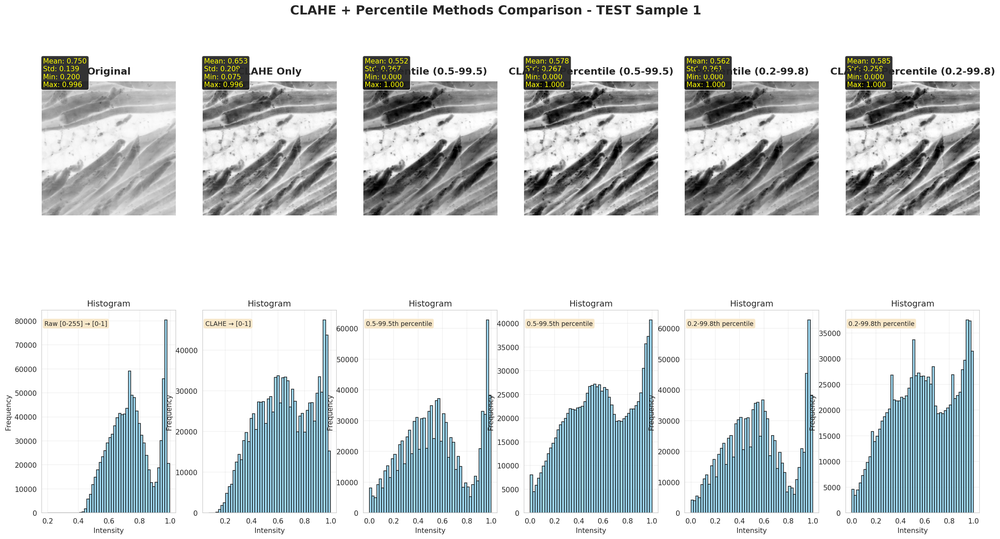
#> input picture pre-post-processing_tools/analysis/contrast_and_normalization_analysis/test_sample1_clahe_percentile_comparison.png, 1000 x 539 px, shrunk from 2975 x 1604 before the run
$ python -i adaptive_clahe_function.py   (imports and definitions only)   (older library calls are emulated)
#> lines starting #> are read from the running program, lines starting #| are printed output that depends on the picture
#> further down, picture is the input picture: shape (539, 1000, 3); mean B, G, R 219, 218.1, 213.7
import numpy as np
import cv2


def adaptive_clahe_normalization(img):
    """
    Adaptive CLAHE normalization based on image quality analysis
    Cutoffs determined from preprocessing analysis of 6 sample images
    """
    # Calculate image quality metrics
    mean_intensity = np.mean(img)
#> mean_intensity = 216.9
    std_intensity = np.std(img)
#> std_intensity = 62.68
    contrast_ratio = std_intensity / (mean_intensity + 1e-6)
#> contrast_ratio = 0.289

    sharpness = cv2.Laplacian(img, cv2.CV_64F).var()
#> sharpness = 6295.3

    # Determine preprocessing strategy
    if contrast_ratio < 0.183:
        # Poor quality - needs aggressive CLAHE
        print(f"Poor quality image (contrast_ratio={contrast_ratio:.3f}) - applying CLAHE")
        clahe = cv2.createCLAHE(clipLimit=2.0, tileGridSize=(8, 8))
        img_enhanced = clahe.apply(img.astype(np.uint8)).astype(np.float32)
        p5, p95 = np.percentile(img_enhanced, (5, 95))
        return np.clip((img_enhanced - p5) / (p95 - p5 + 1e-3), 0, 1)

    elif contrast_ratio > 0.267 and sharpness > 38.2:
        # Good quality - percentile normalization only
        print(f"Good quality image (contrast_ratio={contrast_ratio:.3f}, sharpness={sharpness:.1f}) - percentile only")
#| Good quality image (contrast_ratio=0.289, sharpness=6295.3) - percentile only
        p2, p98 = np.percentile(img, (2, 98))
#> p2 = 47; p98 = 255
        return np.clip((img - p2) / (p98 - p2 + 1e-3), 0, 1)
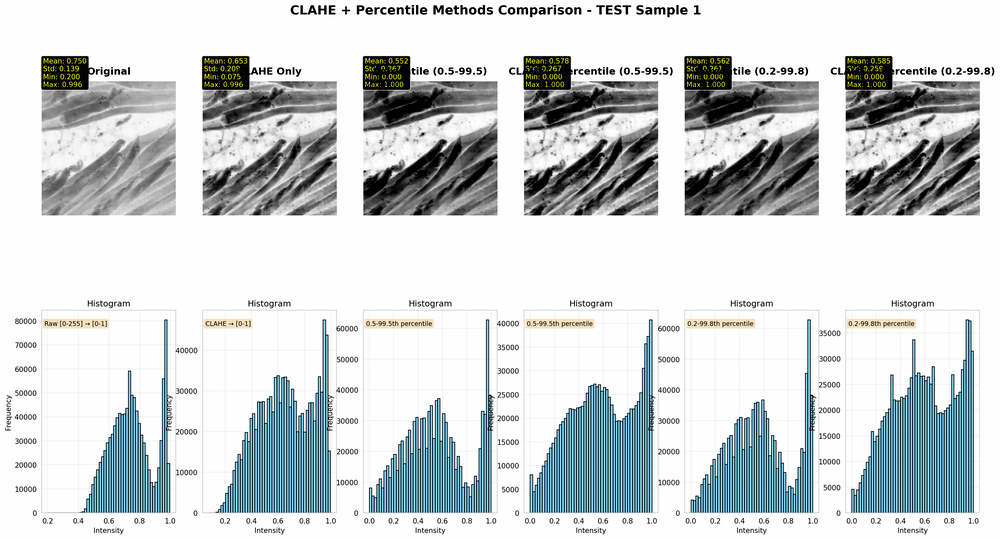
#> returned value: shape (539, 1000, 3) float64; mean of channels 0, 1, 2 0.829, 0.824, 0.803; drawn as B, G, R

    else:
        # Medium quality - mild CLAHE
        print(f"Medium quality image (contrast_ratio={contrast_ratio:.3f}) - applying mild CLAHE")
        clahe = cv2.createCLAHE(clipLimit=1.5, tileGridSize=(12, 12))
        img_enhanced = clahe.apply(img.astype(np.uint8)).astype(np.float32)
        p5, p95 = np.percentile(img_enhanced, (5, 95))
        return np.clip((img_enhanced - p5) / (p95 - p5 + 1e-3), 0, 1)

>>> import cv2
>>> picture = cv2.imread('test_sample1_clahe_percentile_comparison.png')
>>> result = adaptive_clahe_normalization(picture)

$ run again, on pre-post-processing_tools/analysis/contrast_and_normalization_analysis/test_sample2_clahe_percentile_comparison.png
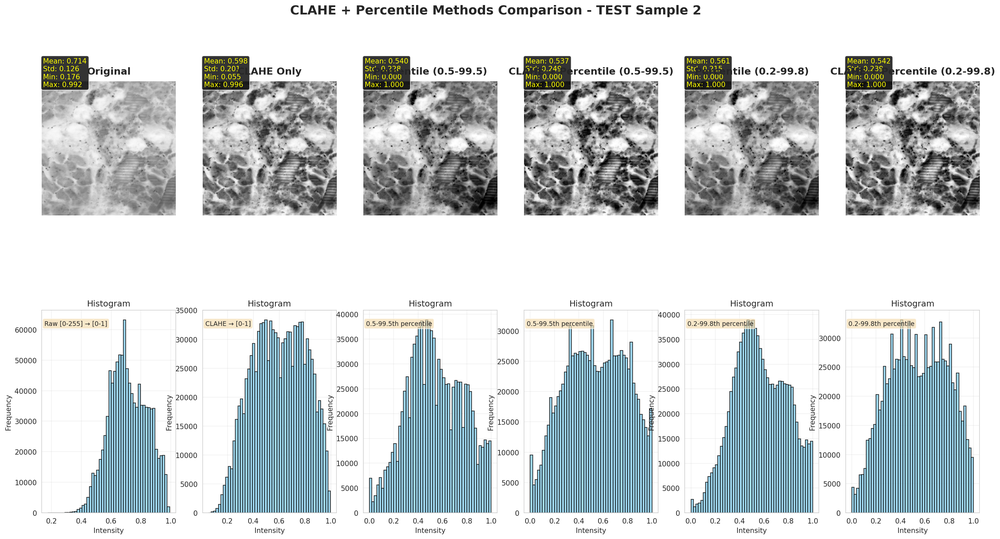
#> input picture pre-post-processing_tools/analysis/contrast_and_normalization_analysis/test_sample2_clahe_percentile_comparison.png, 1000 x 539 px, shrunk from 2975 x 1604 before the run
#> picture is the input picture: shape (539, 1000, 3); mean B, G, R 214.4, 212.7, 206.8
#> mean_intensity = 211.3
#> std_intensity = 64.73
#> contrast_ratio = 0.306
#> sharpness = 7939.9
#| Good quality image (contrast_ratio=0.306, sharpness=7939.9) - percentile only
#> p2 = 49; p98 = 255
#> in adaptive_clahe_normalization, `return np.clip((img - p2) / (p98 - p2 + 1e-3), 0, 1)`:
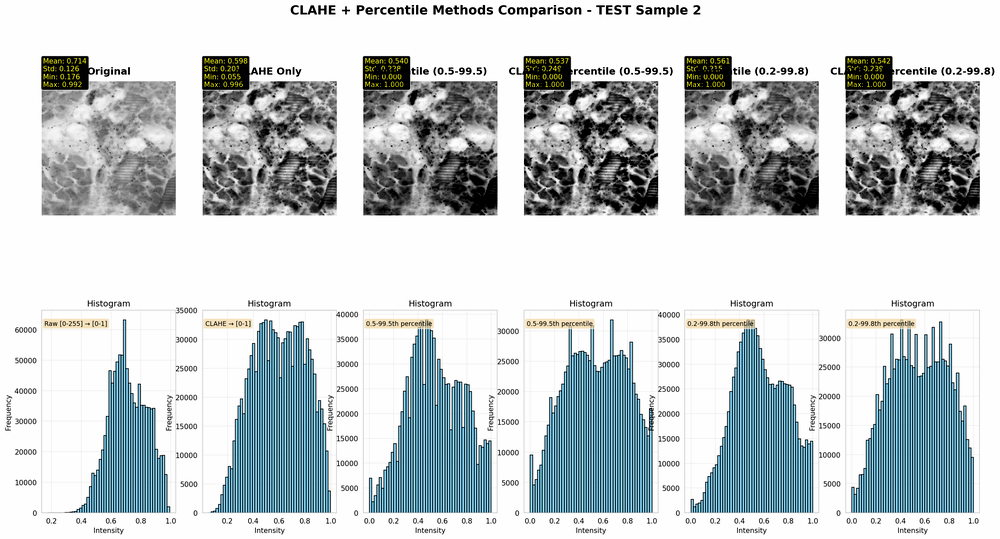
#> returned value: shape (539, 1000, 3) float64; mean of channels 0, 1, 2 0.805, 0.796, 0.768; drawn as B, G, R

$ run again, on pre-post-processing_tools/analysis/contrast_and_normalization_analysis/test_sample1_normalization_comparison_updated.png
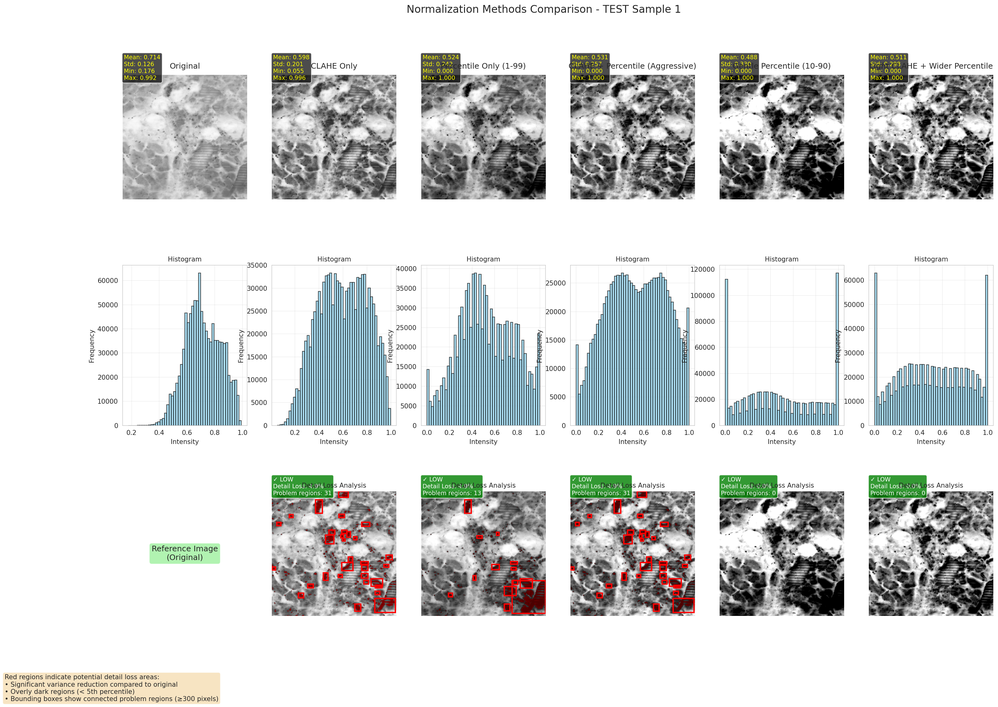
#> input picture pre-post-processing_tools/analysis/contrast_and_normalization_analysis/test_sample1_normalization_comparison_updated.png, 998 x 707 px, shrunk from 3198 x 2266 before the run
#> picture is the input picture: shape (707, 998, 3); mean B, G, R 215.5, 216, 213.6
#> mean_intensity = 215
#> std_intensity = 65.62
#> contrast_ratio = 0.305
#> sharpness = 4537.8
#| Good quality image (contrast_ratio=0.305, sharpness=4537.8) - percentile only
#> p2 = 32; p98 = 255
#> in adaptive_clahe_normalization, `return np.clip((img - p2) / (p98 - p2 + 1e-3), 0, 1)`:
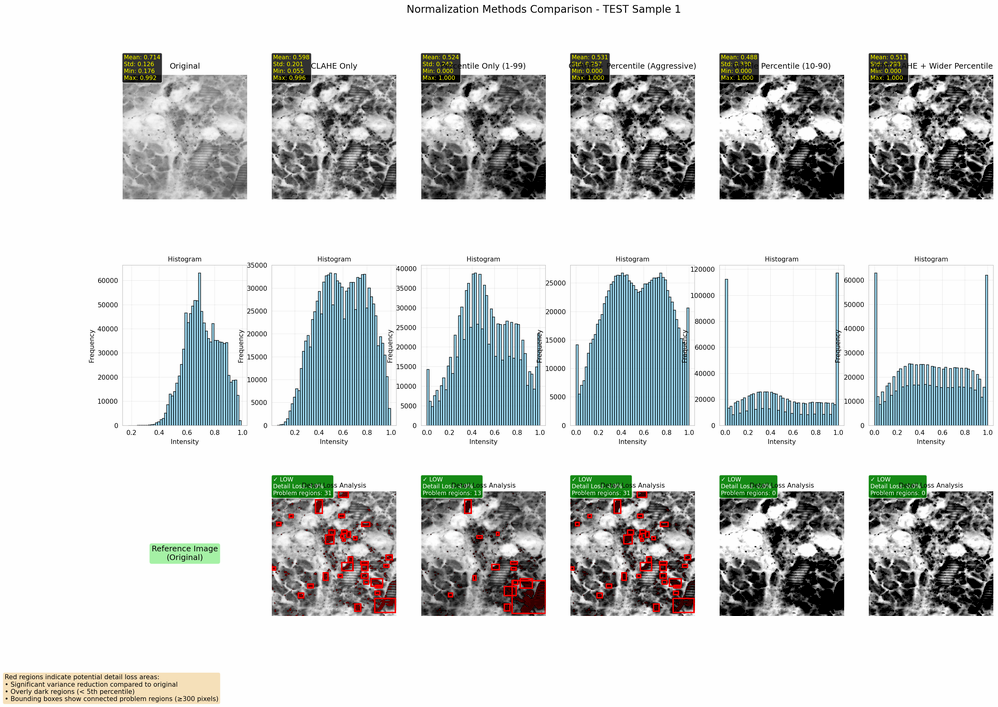
#> returned value: shape (707, 998, 3) float64; mean of channels 0, 1, 2 0.825, 0.827, 0.816; drawn as B, G, R
